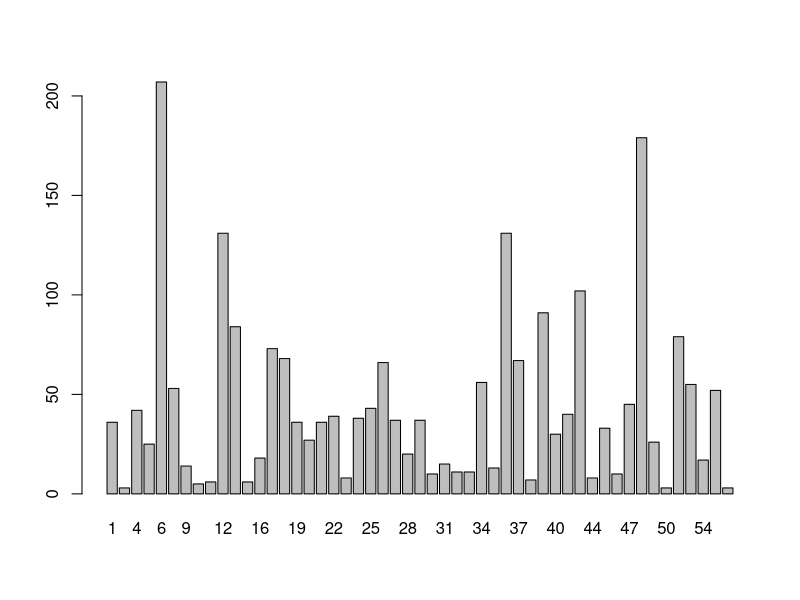
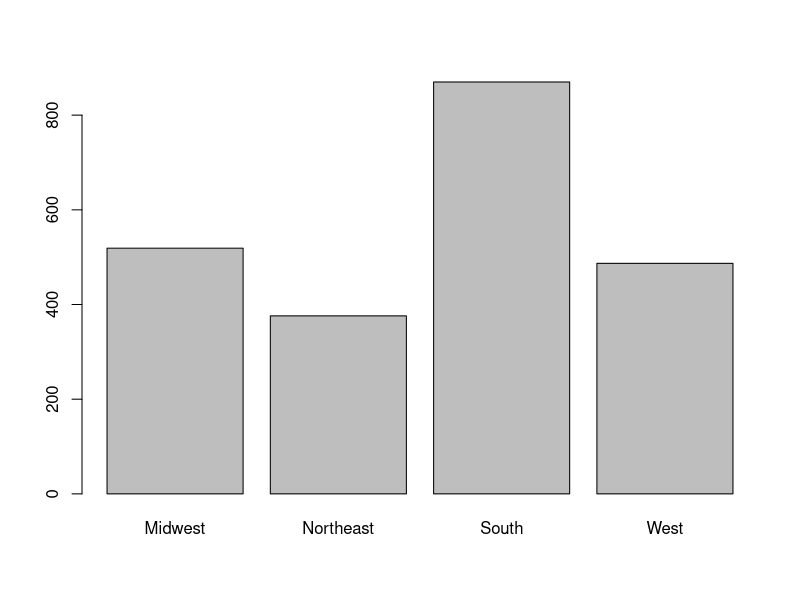
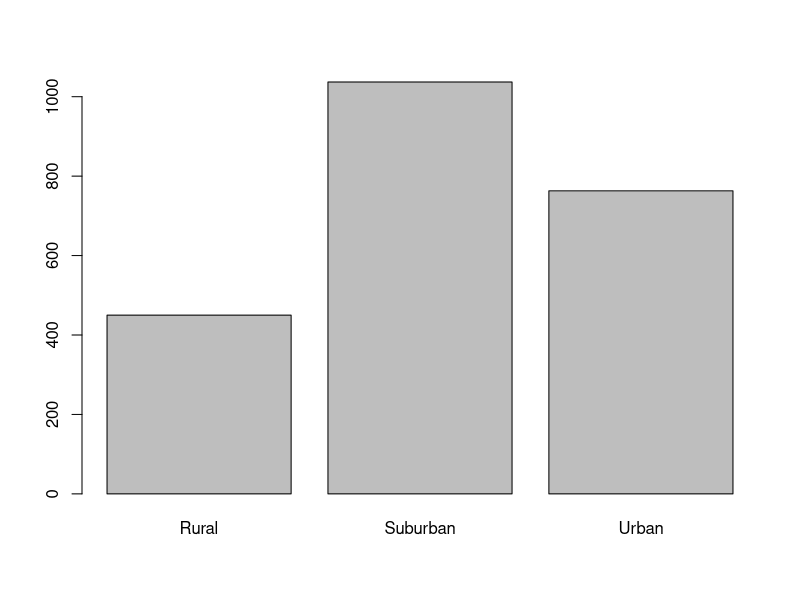
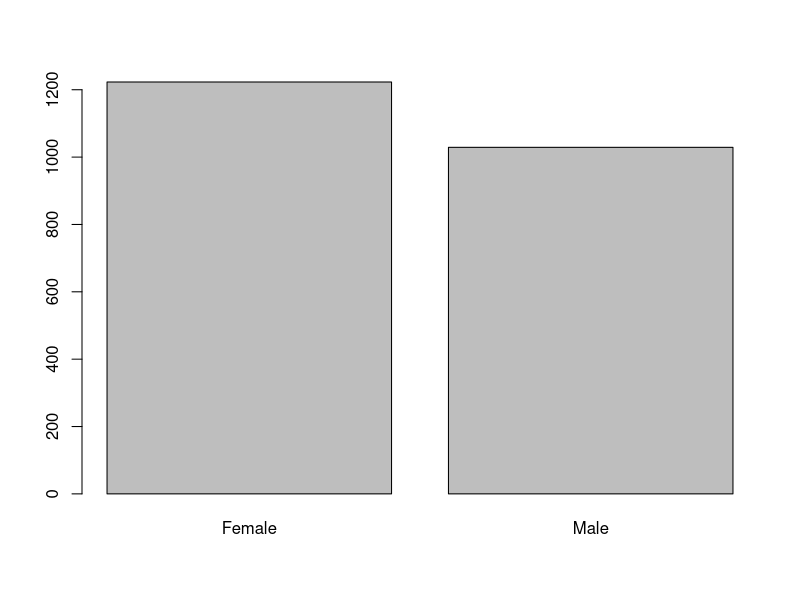
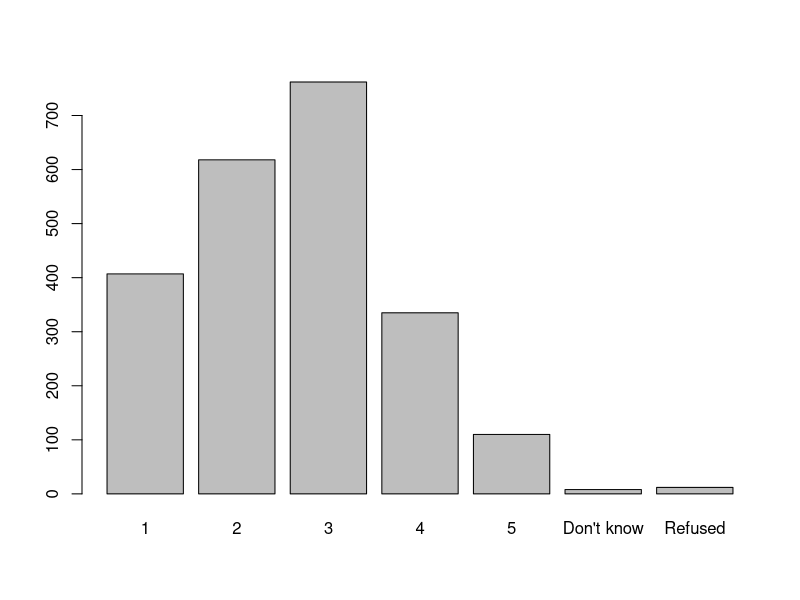
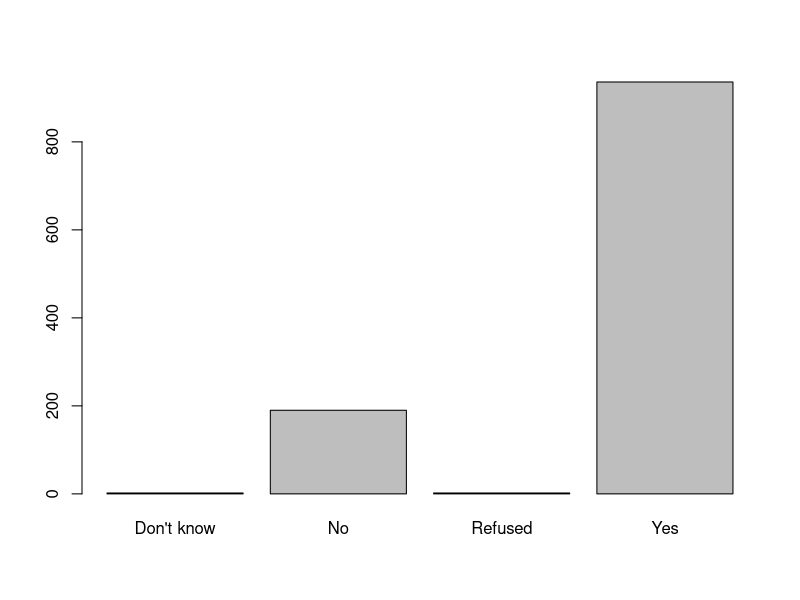
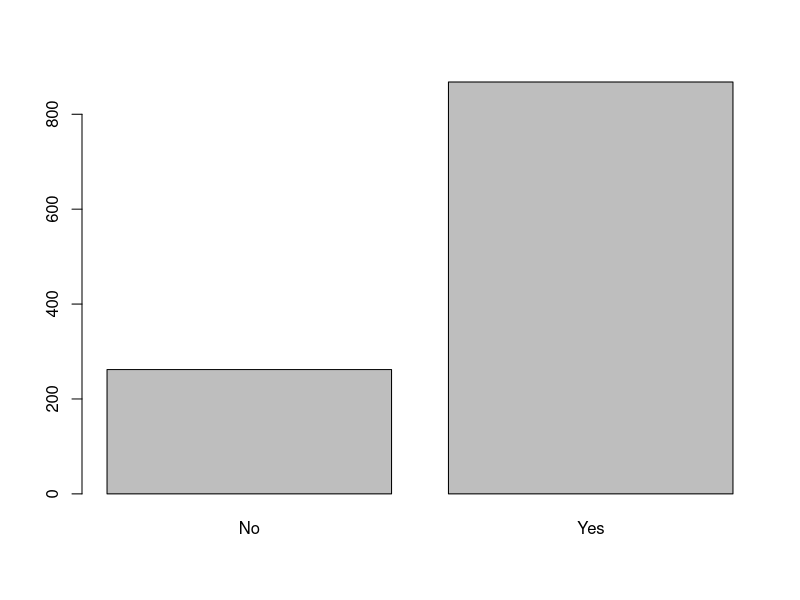
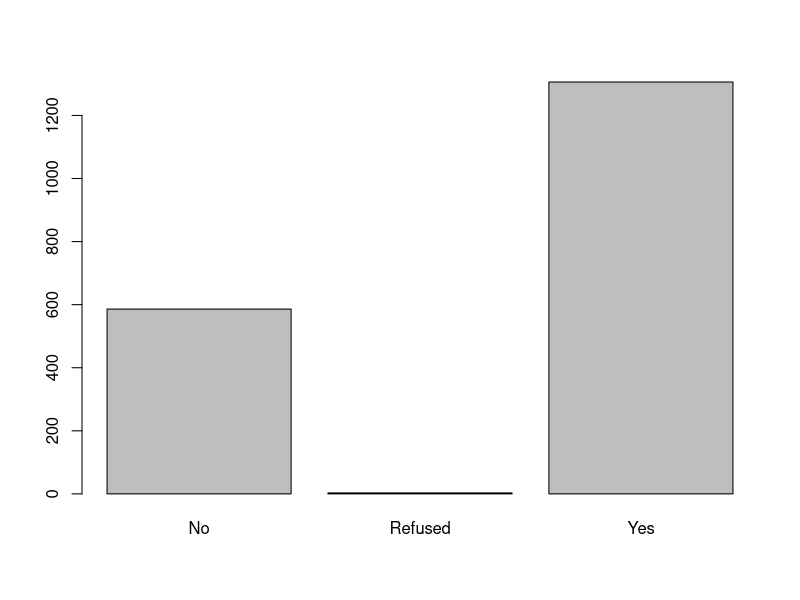

Write the R code that produced these figures, in order. (Note: this script raises an error after producing the figures.)
setwd("C:/Users/yangyq/workspaces/ucbiyyq/w209/w209-a02")
getwd()

# Online Dating and Relationships
# http://annettegreiner.com/vizcomm/Dating.csv
# From the Pew Research Center's Internet and American Life Spring Tracking Survey, April 17-May 19, 2013. 
# N=2,252 adults ages 18+. 
# Interviews were conducted in English and Spanish and on landline and cell phones. 
# This is a national survey of dating and relationships in the digital era, the first dedicated study of this subject by the Pew Research Center’s Internet Project since 2005. 
# A list of the  Survey questions is  available for download as a PDF.
#
# for original, see
# http://www.pewinternet.org/dataset/may-2013-online-dating/


library(data.table)

dt <- data.table( read.csv("Dating.csv", na.string=c("NA"," ")) )
dt[,state:=as.factor(state)]
dt[,emplnw:=as.factor(emplnw)]
dt[,income:=as.factor(income)]
dt[,years_in_relationship:=as.integer(as.character(years_in_relationship))]
dt[,adults_in_household:=as.integer(as.character(adults_in_household))]
dt[,used_dating_site:=factor(used_dating_site,levels(used_dating_site)[c(4,2,1,3)])]


sort(colnames(dt))

str(dt)

dt[,barplot(table(state))]
dt[,barplot(table(region))]
dt[,barplot(table(usr))]
dt[,barplot(table(sex))]

dt[,barplot(table(life_quality))]

dt[,barplot(table(use_internet))]
dt[,barplot(table(use_email))]
dt[,barplot(table(use_social_networking))]
dt[,barplot(table(use_twitter))]
dt[,barplot(table(use_reddit))]
dt[,barplot(table(googled_own_name))]

dt[,barplot(table(have_cell_phone))]
dt[,barplot(table(have_smart_phone))]
dt[,barplot(table(have_tablet))]

dt[,barplot(table(marital_status))]
dt[,barplot(table(in_relationship))]
dt[,hist(years_in_relationship,breaks=100)]
summary(dt$years_in_relationship)
dt[,barplot(table(looking_for_partner))]
dt[,barplot(table(met_partner_online))]
dt[,barplot(table(searched_for_ex_online))]
dt[,barplot(table(flirted_online))]
dt[,barplot(table(used_dating_site))]
summary(dt$used_dating_site)
levels(dt$used_dating_site)

dt[,hist(age)]
summary(dt$age)

dt[,barplot(table(have_children))]
dt[,hist(children0_5,breaks=100)]
summary(dt$children0_5)
dt[,hist(children6_11,breaks=100)]
summary(dt$children6_11)
dt[,hist(children12_17,breaks=100)]
summary(dt$children12_17)
dt[,hist(adults_in_household)]
summary(dt$adults_in_household)

dt[,barplot(table(educ2))]
dt[,barplot(table(emplnw))]
dt[,barplot(table(race))]
dt[,barplot(table(income))]
levels(dt$income)
dt[,barplot(table(lgbt))]

dt[,hist(weight)]
dt[,hist(standwt)]



# Q1	Overall, how would you rate the quality of life for you and your family today? Would you say it is... excellent, very good, good, fair or poor?
# 1	Excellent
# 2	Very good
# 3	Good
# 4	Fair
# 5	Poor
# 8	(DO NOT READ) Don’t know
# 9	(DO NOT READ) Refused


# EDUC2	What is the highest level of school you have completed or the highest degree you have received? [DO NOT READ] [INTERVIEWER NOTE: Enter code 3-HS grad if R completed training that did NOT count toward a degree]
# 1	Less than high school (Grades 1-8 or no formal schooling)
# 2	High school incomplete (Grades 9-11 or Grade 12 with NO diploma)
# 3	High school graduate (Grade 12 with diploma or GED certificate)
# 4	Some college, no degree (includes some community college)
# 5	Two year associate degree from a college or university
# 6	Four year college or university degree/Bachelor’s degree (e.g., BS, BA, AB)
# 7	Some postgraduate or professional schooling, no postgraduate degree
# 8	Postgraduate or professional degree, including master’s, doctorate, medical or law degree (e.g., MA, MS, PhD, MD, JD)
# 98	Don’t know
# 99	Refused


# EMPLNW	Are you now employed full-time, part-time, retired, or are you not employed for pay? {PIAL trend}
# 1	Employed full-time
# 2	Employed part-time
# 3	Retired
# 4	Not employed for pay
# 5	(VOL.) Have own business/self-employed
# 6	(VOL.) Disabled
# 7	(VOL.) Student
# 8	(VOL.) Other
# 9	(DO NOT READ) Refused




# INC	Last year -- that is in 2012 -- what was your total family income from all sources, before taxes? Just stop me when I get to the right category... [READ 1-9] {Master INC2}
# 1	Less than $10,000
# 2	10 to under $20,000
# 3	20 to under $30,000
# 4	30 to under $40,000
# 5	40 to under $50,000
# 6	50 to under $75,000
# 7	75 to under $100,000
# 8	100 to under $150,000
# 9	$150,000 or more
# 98	(DO NOT READ) Don’t know
# 99	(DO NOT READ) Refused


dt$used_dating_site
as.integer(dt$used_dating_site)

temp <- dt[
    !(income %in% c(98, 99)) & marital_status != "Refused" & !is.na(used_dating_site)
     ,.(income,marital_status,used_dating_site)
][
    ,lm(as.integer(used_dating_site) ~ as.integer(as.character(income)) + as.integer(marital_status))
]

temp

temp2 <- dt[
    ,.(income,marital_status,used_dating_site)
    ][
        ,lm(as.integer(used_dating_site) ~ as.integer(as.character(income)) + as.integer(marital_status))
]

temp2
summary(temp2)


temp3 <- dt[
        ,lm(as.integer(used_dating_site) ~ income + marital_status + use_internet + in_relationship + looking_for_partner)
]

summary(temp3)